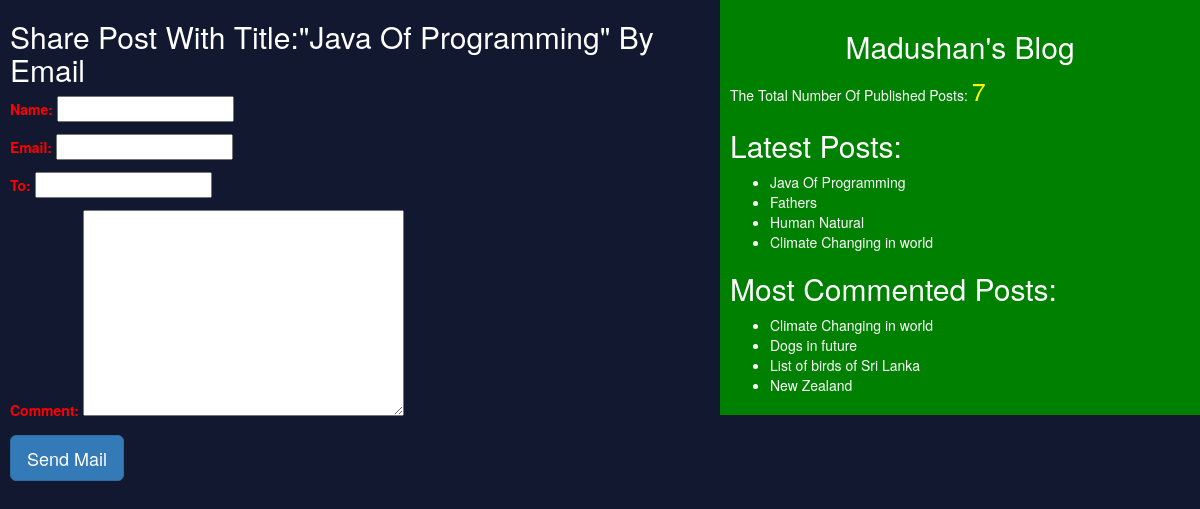
/share/12, run on the app's committed database.
### blog/models.py (models this page shows, shortened)
class Post(models.Model):
    STATUS_CHOICES = (('draft', 'Draft'), ('published', 'Published'))
    title = models.CharField(max_length=256)
    slug = models.SlugField(max_length=264, unique_for_date='publish')
    author = models.ForeignKey(User, related_name='blog_posts', on_delete=models.CASCADE)
    body = models.TextField()
    publish = models.DateTimeField(default=timezone.now)
    created = models.DateTimeField(auto_now_add=True)
    updated = models.DateTimeField(auto_now=True)
    status = models.CharField(max_length=10, choices=STATUS_CHOICES, default='draft')
    objects = CustomManager()
    tags = TaggableManager()
    class Meta:
        ordering = ('-publish',)
    def get_absolute_url(self):
        return reverse('post_detail', kwargs={'pk': self.id, 'year': self.publish.year, 'month': self.publish.strftime('%m'), 'day': self.publish.strftime('%d'), 'slug': self.slug })

### blog/views.py (the view)
# urls.py: path('share/<int:id>', views.mail_sent_view),
def mail_sent_view(request, id):
    post = get_object_or_404(Post, id=id, status='published')
    sent=False
    if request.method == 'POST':
        form = EmailSendForm(request.POST)
        if form.is_valid():
            cd = form.cleaned_data
            subject = '{}({}) recommends you to read "{}"'.format(cd['name'], cd['email'], post.title)
            post_url = request.build_absolute_uri(post.get_absolute_url())
            message = 'Read Post At:\n{}\n\n{}\'s Comment:\n{}'.format(post_url, cd['name'], cd['comment'])
            send_mail(subject, message, 'madushan@blog.com', [cd['to']])
            sent=True
    else:
        form = EmailSendForm()
    return render(request, 'blog/sharebymail.html', {'form': form, 'post': post, 'sent': sent})

### blog/forms.py
class EmailSendForm(forms.Form):
    name = forms.CharField()
    email = forms.EmailField()
    to = forms.EmailField()
    comment = forms.CharField(required=False, widget=forms.Textarea)

### blog/models.py (called while the page is built)
    def get_queryset(self):
        return super().get_queryset().filter(status='published')

### blog/templatetags/blog_tags.py (called while the page is built)
@register.simple_tag
def total_posts():
    return Post.objects.count()

@register.inclusion_tag('blog/latest_posts.html')
def show_latest_posts(count=4):
    latest_posts = Post.objects.order_by('-publish')[:count]
    return {'latest_posts': latest_posts}

@register.simple_tag
def get_most_commented_posts(count=4):
    return Post.objects.annotate(total_comments=Count('comments')).order_by('-total_comments')[:count]

### templates/blog/sharebymail.html (shortened to what this page needs)
<!DOCTYPE html>
{% extends "blog/base.html" %}
    {% block content %}
        {% if sent %}
            <h1>Email Successfully sent!!!</h1>
            <h2>Post With The Title: {{post.title}} Information Shared By Email</h2>
        {% else %}
            <h2>Share Post With Title:"{{post.title}}" By Email</h2>
            <form method="POST">
                {{form.as_p}}
                <input type="submit" class="btn btn-primary btn-lg" value="Send Mail">
            </form>
        {% endif %}
    {% endblock %}

### templates/blog/base.html (shortened to what this page needs)
<!DOCTYPE html>
{% load staticfiles %}
{% load blog_tags %}
<html lang="en">
<head>
    <link rel="stylesheet" href="https://maxcdn.bootstrapcdn.com/bootstrap/3.3.7/css/bootstrap.min.css">
    <link rel="stylesheet" href="{% static "css/demo.css" %}">
</head>
<body>
    <div class="content">
        {% block content %}{% endblock %}
    </div>
    <div class="sidebar">
        <h2 align="center">Madushan's Blog</h2>
        <p>The Total Number Of Published Posts: <span id="post_count">{% total_posts %}</span></p>
        <h2>Latest Posts:</h2>
        {% show_latest_posts %}
        <h2>Most Commented Posts:</h2>
        {% get_most_commented_posts as most_commented_posts %}
        <ul>
            {% for post in most_commented_posts %}
                <li><a href="{{post.get_absolute_url}}">{{post.title}}</a></li>
            {% endfor %}
        </ul>
    </div>
</body>
</html>

### templates/blog/latest_posts.html
<ul>
    {% for post in latest_posts %}
        <li><a href="{{post.get_absolute_url}}">{{post.title}}</a></li>
    {% endfor %}
</ul>

### static/css/demo.css (style rules this page uses)
.content { width: 60%; float: left; padding-left: 10px; }
.sidebar { width: 40%; float: right; padding: 10px; background: green; }
body { color: white; background: #11182F; }
form { color: #FF0000; }
#post_count { color: yellow; font-size: 25px; }
li a { color: white; }

### data on the page
Post: title "Java Of Programming"
Post: title "Fathers"
Post: title "Human Natural"
Post: title "Climate Changing in world"
Post: title "Dogs in future"
Post: title "List of birds of Sri Lanka"
Post: title "New Zealand"
